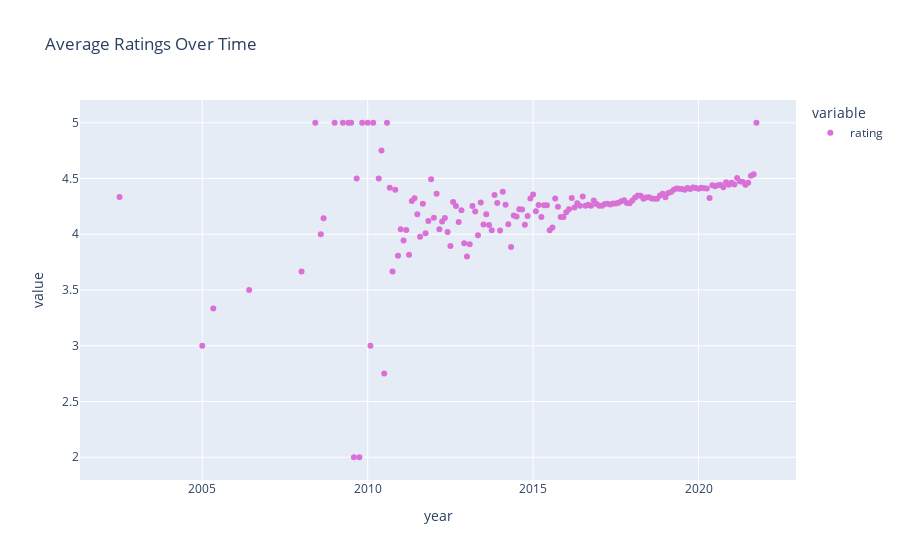

Notebook source saved alongside this figure:
### Code cell
ratingOverTime = hawaiiDataFrame[['year', 'rating']].groupby('year').mean()
fig = px.scatter(ratingOverTime, title='Average Ratings Over Time', 
color_discrete_sequence=['orchid'])

fig.show()

### Figure 1 — Plotly figure (JSON) as saved in the notebook; plotly's stock layout.template omitted (floating-point values rounded to 4 significant figures; data arrays with more than 128 entries replaced by an {"elided": "..."} marker saying what was removed)
{"data": [{"hovertemplate": "variable=rating<br>year=%{x}<br>value=%{y}<extra></extra>", "legendgroup": "rating", "marker": {"color": "orchid", "symbol": "circle"}, "mode": "markers", "name": "rating", "orientation": "v", "showlegend": true, "type": "scatter", "x": {"elided": "157 float values"}, "xaxis": "x", "y": {"elided": "157 float values"}, "yaxis": "y"}], "layout": {"legend": {"title": {"text": "variable"}, "tracegroupgap": 0}, "title": {"text": "Average Ratings Over Time"}, "xaxis": {"anchor": "y", "domain": [0, 1], "title": {"text": "year"}}, "yaxis": {"anchor": "x", "domain": [0, 1], "title": {"text": "value"}}}}
